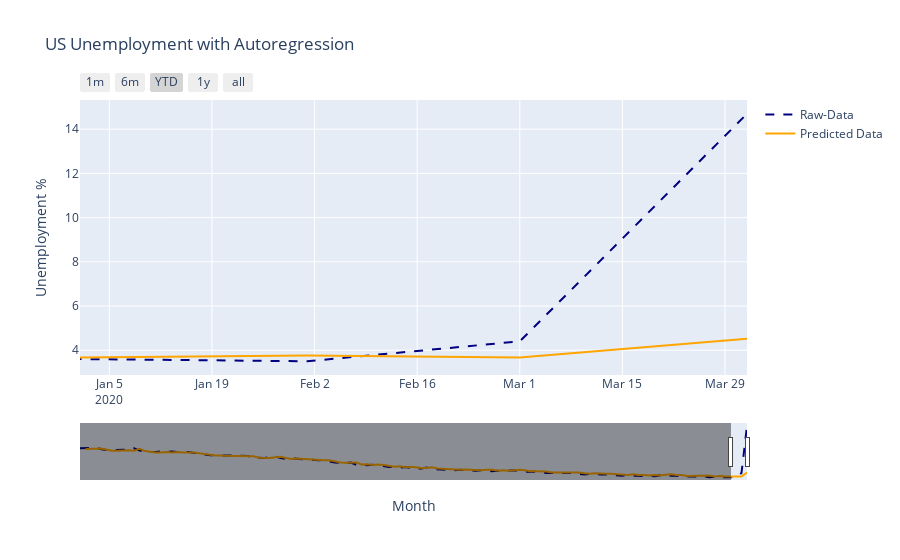

The notebook cell this image was saved under:
### Code cell
#fitting model
AR = AutoReg(unem['Unemployment'], lags=1)
AR_fit = AR.fit()

#predictions
yhat = AR_fit.predict()

#Plotting AR with original data
AR_join = pd.DataFrame.join(unem, yhat.to_frame(name='y-hat'))

AR_join.to_json()

fig = go.Figure()

fig.add_trace(go.Scatter(x=AR_join.Date, y=AR_join['Unemployment'], name='Raw-Data',
                         line=dict(color='navy', dash='dash')))

fig.add_trace(go.Scatter(x=AR_join.Date, y=AR_join['y-hat'], name='Predicted Data',
                         line=dict(color='orange')))

fig.update_xaxes(rangeslider_visible=True,
                 showspikes=True,
                 spikethickness=1,
                 rangeselector=dict(
                 buttons=list([
                    dict(count=1, label="1m", step="month", stepmode="backward"),
                    dict(count=6, label="6m", step="month", stepmode="backward"),
                    dict(count=1, label="YTD", step="year", stepmode="todate"),
                    dict(count=1, label="1y", step="year", stepmode="backward"),
                    dict(step="all")
                 ])
                 )
                )

fig.update_yaxes(showspikes=True,
                 spikethickness=1)

fig.update_layout(title='US Unemployment with Autoregression',
                  xaxis_title='Month',
                  yaxis_title='Unemployment %')

fig.show()
